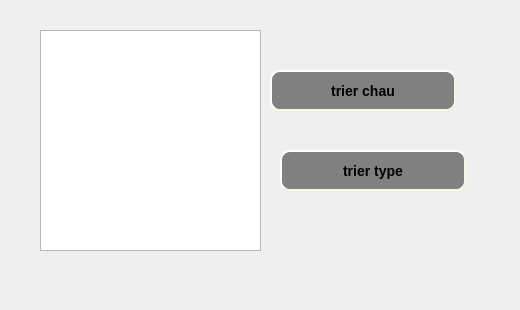
     <widget class="QWidget" name="tab_11">
      <attribute name="title">
       <string>trier</string>
      </attribute>
      <widget class="QPushButton" name="pushButton_7">
       <property name="geometry">
        <rect>
         <x>270</x>
         <y>70</y>
         <width>186</width>
         <height>41</height>
        </rect>
       </property>
       <property name="styleSheet">
        <string notr="true">QPushButton#pushButton_7 {
    background-color: grey;
    border-style: outset;
    border-width: 2px;
    border-radius: 10px;
    border-color: beige;
    font: bold 14px;
    min-width: 10em;
    padding: 6px;
}</string>
       </property>
       <property name="text">
        <string>trier chau</string>
       </property>
      </widget>
      <widget class="QPushButton" name="pushButton_10">
       <property name="geometry">
        <rect>
         <x>280</x>
         <y>150</y>
         <width>186</width>
         <height>41</height>
        </rect>
       </property>
       <property name="styleSheet">
        <string notr="true">QPushButton#pushButton_10 {
    background-color: grey;
    border-style: outset;
    border-width: 2px;
    border-radius: 10px;
    border-color: beige;
    font: bold 14px;
    min-width: 10em;
    padding: 6px;
}</string>
       </property>
       <property name="text">
        <string>trier type</string>
       </property>
      </widget>
      <widget class="QTableView" name="tabvehicule_3">
       <property name="geometry">
        <rect>
         <x>40</x>
         <y>30</y>
         <width>221</width>
         <height>221</height>
        </rect>
       </property>
      </widget>
      <widget class="QLabel" name="lab">
       <property name="geometry">
        <rect>
         <x>-4</x>
         <y>-8</y>
         <width>511</width>
         <height>301</height>
        </rect>
       </property>
       <property name="text">
        <string/>
       </property>
       <property name="pixmap">
        <pixmap>../../Downloads/78634496_719301035223392_5189077133661569024_n (1).jpg</pixmap>
       </property>
      </widget>
      <zorder>lab</zorder>
      <zorder>pushButton_7</zorder>
      <zorder>pushButton_10</zorder>
      <zorder>tabvehicule_3</zorder>
     </widget>
